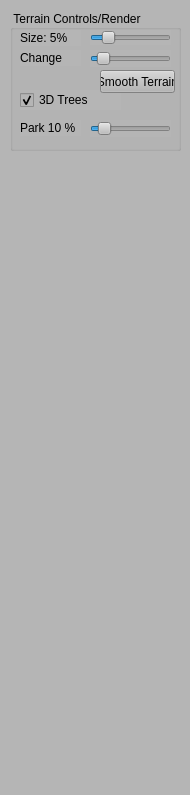
<?xml version="1.0" encoding="UTF-8"?>
<ui version="4.0">
 <class>ControlWidget</class>
 <widget class="QDockWidget" name="ControlWidget">
  <property name="geometry">
   <rect>
    <x>0</x>
    <y>0</y>
    <width>190</width>
    <height>795</height>
   </rect>
  </property>
  <property name="minimumSize">
   <size>
    <width>190</width>
    <height>240</height>
   </size>
  </property>
  <property name="styleSheet">
   <string notr="true">background-color: rgb(181, 181, 181);</string>
  </property>
  <widget class="QWidget" name="dockWidgetContents">
   <widget class="QGroupBox" name="groupBox_6">
    <property name="geometry">
     <rect>
      <x>10</x>
      <y>10</y>
      <width>171</width>
      <height>141</height>
     </rect>
    </property>
    <property name="title">
     <string>Terrain Controls/Render</string>
    </property>
    <widget class="QLabel" name="terrainPaint_sizeLabel">
     <property name="geometry">
      <rect>
       <x>10</x>
       <y>20</y>
       <width>61</width>
       <height>16</height>
      </rect>
     </property>
     <property name="text">
      <string>Size: 5%</string>
     </property>
    </widget>
    <widget class="QLabel" name="terrainPaint_changeLabel">
     <property name="geometry">
      <rect>
       <x>10</x>
       <y>40</y>
       <width>61</width>
       <height>16</height>
      </rect>
     </property>
     <property name="text">
      <string>Change</string>
     </property>
    </widget>
    <widget class="QSlider" name="terrainPaint_sizeSlider">
     <property name="geometry">
      <rect>
       <x>80</x>
       <y>20</y>
       <width>81</width>
       <height>15</height>
      </rect>
     </property>
     <property name="maximumSize">
      <size>
       <width>16777215</width>
       <height>17</height>
      </size>
     </property>
     <property name="minimum">
      <number>1</number>
     </property>
     <property name="maximum">
      <number>25</number>
     </property>
     <property name="value">
      <number>5</number>
     </property>
     <property name="orientation">
      <enum>Qt::Horizontal</enum>
     </property>
    </widget>
    <widget class="QSlider" name="terrainPaint_changeSlider">
     <property name="geometry">
      <rect>
       <x>80</x>
       <y>40</y>
       <width>81</width>
       <height>17</height>
      </rect>
     </property>
     <property name="maximumSize">
      <size>
       <width>16777215</width>
       <height>17</height>
      </size>
     </property>
     <property name="minimum">
      <number>1</number>
     </property>
     <property name="value">
      <number>10</number>
     </property>
     <property name="orientation">
      <enum>Qt::Horizontal</enum>
     </property>
    </widget>
    <widget class="QLabel" name="render_2DparksLabel">
     <property name="geometry">
      <rect>
       <x>10</x>
       <y>110</y>
       <width>61</width>
       <height>16</height>
      </rect>
     </property>
     <property name="text">
      <string>Park 10 %</string>
     </property>
    </widget>
    <widget class="QSlider" name="render_2DparksSlider">
     <property name="geometry">
      <rect>
       <x>80</x>
       <y>110</y>
       <width>81</width>
       <height>17</height>
      </rect>
     </property>
     <property name="maximumSize">
      <size>
       <width>16777215</width>
       <height>17</height>
      </size>
     </property>
     <property name="value">
      <number>10</number>
     </property>
     <property name="orientation">
      <enum>Qt::Horizontal</enum>
     </property>
    </widget>
    <widget class="QCheckBox" name="render_3DtreesCheckBox">
     <property name="geometry">
      <rect>
       <x>10</x>
       <y>80</y>
       <width>101</width>
       <height>20</height>
      </rect>
     </property>
     <property name="text">
      <string>3D Trees</string>
     </property>
     <property name="checked">
      <bool>true</bool>
     </property>
    </widget>
    <widget class="QPushButton" name="terrain_smooth">
     <property name="geometry">
      <rect>
       <x>90</x>
       <y>60</y>
       <width>75</width>
       <height>23</height>
      </rect>
     </property>
     <property name="text">
      <string>Smooth Terrain</string>
     </property>
    </widget>
   </widget>
  </widget>
 </widget>
 <tabstops>
  <tabstop>terrainPaint_sizeSlider</tabstop>
  <tabstop>terrainPaint_changeSlider</tabstop>
  <tabstop>render_3DtreesCheckBox</tabstop>
  <tabstop>render_2DparksSlider</tabstop>
 </tabstops>
 <resources/>
 <connections/>
</ui>
